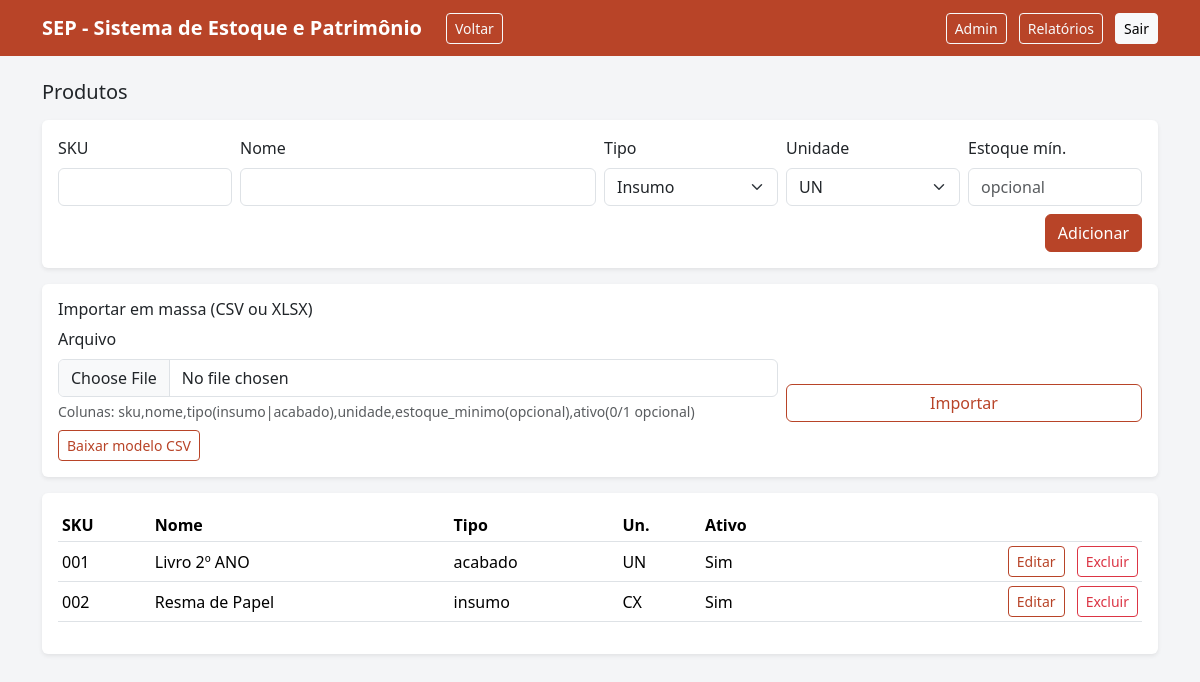
/admin/produtos (signed in), run on the app's committed database.
### models.py (models this page shows)
class Produto(db.Model):
    __tablename__ = "produto"
    id = db.Column(db.Integer, primary_key=True)
    sku = db.Column(db.String(60), unique=True, nullable=False)
    nome = db.Column(db.String(200), nullable=False)
    tipo = db.Column(db.String(30), nullable=False, default="insumo")  # insumo, acabado
    unidade = db.Column(db.String(20), nullable=False, default="UN")
    ativo = db.Column(db.Boolean, default=True, nullable=False)
    estoque_minimo = db.Column(db.Float, nullable=True)
    observacao = db.Column(db.Text, nullable=True)

### app.py (the view, shortened to what this page needs)
    @app.route("/admin/produtos", methods=["GET", "POST"])
    @admin_required
    def admin_produtos():
        produtos = Produto.query.order_by(Produto.nome).all()
        unidades = DEFAULT_UNIDADES
        return render_template("admin_produtos.html", produtos=produtos, unidades=unidades)

### templates/admin_produtos.html (shortened to what this page needs)
{% extends "base.html" %}
{% block content %}
<h1 class="h5 mb-3">Produtos</h1>
<div class="card shadow-sm mb-3">
  <div class="card-body">
    <form method="post" class="row g-2">
      <div class="col-md-2">
        <label class="form-label">SKU</label>
        <input class="form-control" name="sku" required>
      </div>
      <div class="col-md-4">
        <label class="form-label">Nome</label>
        <input class="form-control" name="nome" required>
      </div>
      <div class="col-md-2">
        <label class="form-label">Tipo</label>
        <select class="form-select" name="tipo">
          <option value="insumo">Insumo</option>
        </select>
      </div>
      <div class="col-md-2">
        <label class="form-label">Unidade</label>
        <select class="form-select" name="unidade">
          {% for u in unidades %}
            <option value="{{ u }}">{{ u }}</option>
          {% endfor %}
        </select>
      </div>
      <div class="col-md-2">
        <label class="form-label">Estoque mín.</label>
        <input class="form-control" name="estoque_minimo" placeholder="opcional">
      </div>
      <div class="col-12 d-grid d-md-flex justify-content-end">
        <button class="btn btn-primary">Adicionar</button>
      </div>
    </form>
  </div>
</div>
<div class="card shadow-sm mb-3">
  <div class="card-body">
    <h2 class="h6 mb-2">Importar em massa (CSV ou XLSX)</h2>
    <form method="post" action="{{ url_for('admin_produtos_import') }}" enctype="multipart/form-data" class="row g-2 align-items-end">
      <div class="col-md-8">
        <label class="form-label">Arquivo</label>
        <input class="form-control" type="file" name="arquivo" accept=".csv,.xlsx" required>
        <div class="form-text">Colunas: sku,nome,tipo(insumo|acabado),unidade,estoque_minimo(opcional),ativo(0/1 opcional)</div>
      </div>
      <div class="col-md-4 d-grid">
        <button class="btn btn-outline-primary">Importar</button>
      </div>
    </form>
    <div class="mt-2">
      <a class="btn btn-sm btn-outline-primary" href="{{ url_for('admin_produtos_modelo') }}">Baixar modelo CSV</a>
    </div>
  </div>
</div>
<div class="card shadow-sm">
  <div class="card-body">
    <div class="table-responsive">
      <table class="table table-sm align-middle">
        <thead><tr><th>SKU</th><th>Nome</th><th>Tipo</th><th>Un.</th><th>Ativo</th><th></th></tr></thead>
        <tbody>
          {% for p in produtos %}
            <tr>
              <td>{{ p.sku }}</td>
              <td>{{ p.nome }}</td>
              <td>{{ p.tipo }}</td>
              <td>{{ p.unidade }}</td>
              <td>{% if p.ativo %}Sim{% else %}Não{% endif %}</td>
              <td class="text-end"><a class="btn btn-sm btn-outline-primary" href="{{ url_for('admin_produto_edit', produto_id=p.id) }}">Editar</a>
<form method="post" action="{{ url_for('admin_produto_delete', produto_id=p.id) }}" class="d-inline" onsubmit="return confirm('Excluir este produto?');">
  <button class="btn btn-sm btn-outline-danger ms-2">Excluir</button>
</form></td>
            </tr>
          {% endfor %}
        </tbody>
      </table>
    </div>
  </div>
</div>
{% endblock %}

### templates/base.html (style rules this page uses)
:root { --sep-primary:#B84428; --sep-secondary:#5B91C6; --sep-accent:#E2B353; --sep-bg:#f4f5f7; --sep-dark:#1f2937; }
body { background: var(--sep-bg); }
.btn-primary { background: var(--sep-primary); border-color: var(--sep-primary); }
.btn-outline-primary { border-color: var(--sep-primary); color: var(--sep-primary); }
a { color: var(--sep-secondary); }
.card { border: none; }

### data on the page
Produto: sku "001", nome "Livro 2º ANO", tipo "acabado", unidade "UN", ativo "Sim"
Produto: sku "002", nome "Resma de Papel", tipo "insumo", unidade "CX", ativo "Sim"

### other printed values
{{ app_title or "SEP" }} "SEP - Sistema de Estoque e Patrimônio"
form field unidade "UN"
